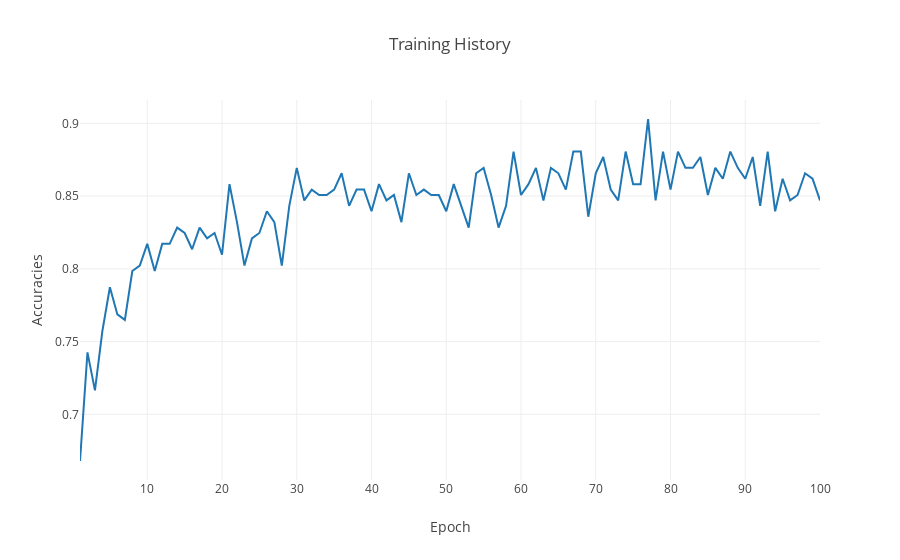

Notebook code cell kept with this figure:
### Code cell
from plotly.offline import iplot
from plotly.offline import plot

accs = nn.history.history["acc"]
loss = nn.history.history["loss"]

accs_plot = go.Scatter(
    x=[x for x in range(1,len(accs)+1)],
    y=accs,
    mode="lines",
    name="line plot"
)

data = [accs_plot]

layout = go.Layout(
    title= "Training History",
    yaxis= {"title":"Accuracies"},
    xaxis={"title":"Epoch"}
)

fig = go.Figure(data=data, layout=layout)


iplot(fig)

### Figure 1 — Plotly figure (JSON) as saved in the notebook; plotly's stock layout.template omitted (floating-point values rounded to 4 significant figures)
{"data": [{"mode": "lines", "name": "line plot", "type": "scatter", "uid": "56bc9522-9307-45c9-9e3e-b3f5f6272b61", "x": [1, 2, 3, 4, 5, 6, 7, 8, 9, 10, 11, 12, 13, 14, 15, 16, 17, 18, 19, 20, 21, 22, 23, 24, 25, 26, 27, 28, 29, 30, 31, 32, 33, 34, 35, 36, 37, 38, 39, 40, 41, 42, 43, 44, 45, 46, 47, 48, 49, 50, 51, 52, 53, 54, 55, 56, 57, 58, 59, 60, 61, 62, 63, 64, 65, 66, 67, 68, 69, 70, 71, 72, 73, 74, 75, 76, 77, 78, 79, 80, 81, 82, 83, 84, 85, 86, 87, 88, 89, 90, 91, 92, 93, 94, 95, 96, 97, 98, 99, 100], "y": [0.6679, 0.7425, 0.7164, 0.7575, 0.7873, 0.7687, 0.7649, 0.7985, 0.8022, 0.8172, 0.7985, 0.8172, 0.8172, 0.8284, 0.8246, 0.8134, 0.8284, 0.8209, 0.8246, 0.8097, 0.8582, 0.8321, 0.8022, 0.8209, 0.8246, 0.8396, 0.8321, 0.8022, 0.8433, 0.8694, 0.847, 0.8545, 0.8507, 0.8507, 0.8545, 0.8657, 0.8433, 0.8545, 0.8545, 0.8396, 0.8582, 0.847, 0.8507, 0.8321, 0.8657, 0.8507, 0.8545, 0.8507, 0.8507, 0.8396, 0.8582, 0.8433, 0.8284, 0.8657, 0.8694, 0.8507, 0.8284, 0.8433, 0.8806, 0.8507, 0.8582, 0.8694, 0.847, 0.8694, 0.8657, 0.8545, 0.8806, 0.8806, 0.8358, 0.8657, 0.8769, 0.8545, 0.847, 0.8806, 0.8582, 0.8582, 0.903, 0.847, 0.8806, 0.8545, 0.8806, 0.8694, 0.8694, 0.8769, 0.8507, 0.8694, 0.8619, 0.8806, 0.8694, 0.8619, 0.8769, 0.8433, 0.8806, 0.8396, 0.8619, 0.847, 0.8507, 0.8657, 0.8619, 0.847]}], "layout": {"autosize": true, "title": {"text": "Training History"}, "xaxis": {"autorange": true, "range": [1, 100], "title": {"text": "Epoch"}, "type": "linear"}, "yaxis": {"autorange": true, "range": [0.6549, 0.916], "title": {"text": "Accuracies"}, "type": "linear"}}}
